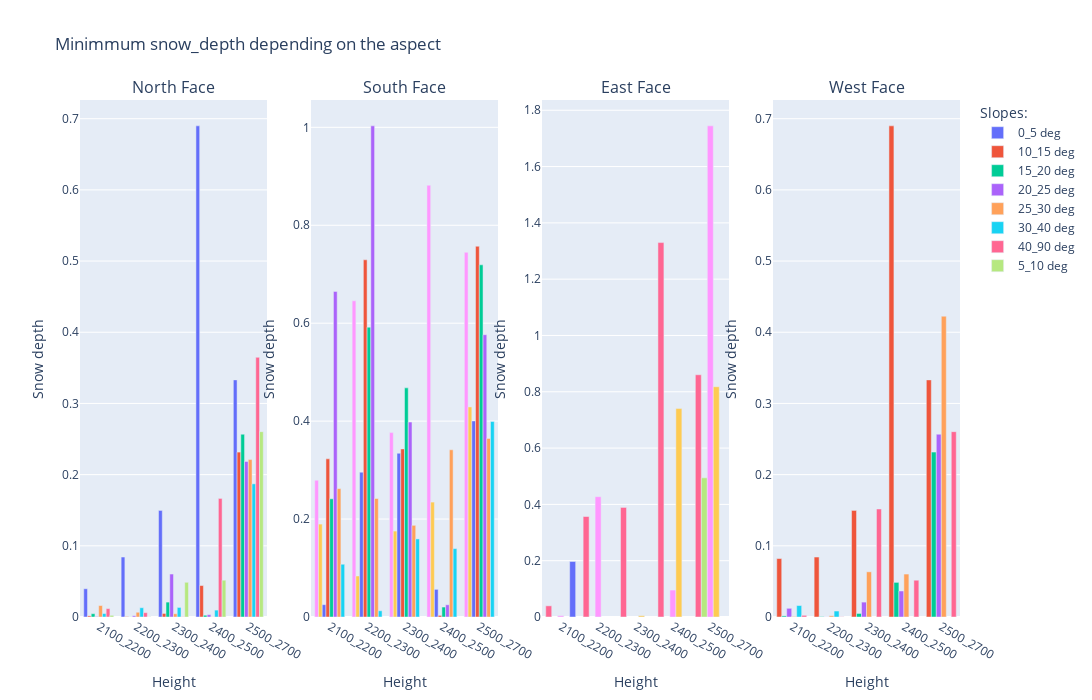

Notebook cell for this chart:
### Code cell
fig = ps.make_subplots(rows=1, cols=4, subplot_titles=['North Face', 'South Face', 'East Face', 'West Face'], specs=[
  [{'type':'bar'}, {'type':'bar'}, {'type':'bar'}, {'type':'bar'}]])

for slope, group in sd_210322_north_groupby.groupby('Slope'):
  fig.add_trace(go.Bar(
    x=group['Height'],
    y=group['Min'],
    legendgroup='Slope',
    name=slope + ' deg'), row=1, col=1)

for slope, group in sd_210322_south_groupby.groupby('Slope'):
  fig.add_trace(go.Bar(
    x=group['Height'],
    y=group['Min'],
    #name=slope + 'deg',
    showlegend=False), row=1, col=2)

for slope, group in sd_210322_east_groupby.groupby('Slope'):
  fig.add_trace(go.Bar(
    x=group['Height'],
    y=group['Min'],
    #name=slope + 'deg',
    showlegend=False), row=1, col=3)

for slope, group in sd_210322_west_groupby.groupby('Slope'):
  fig.add_trace(go.Bar(
    x=group['Height'],
    y=group['Min'],
    #name=slope + 'deg', 
    showlegend=False), row=1, col=4)

fig.update_layout(title= 'Minimmum snow_depth depending on the aspect', legend_title_text='Slopes:', width= 1800, height=700)
fig.update_xaxes(title_text='Height')
fig.update_yaxes(title_text='Snow depth')
fig.update_traces()
fig.show()

### Figure 1 — Plotly figure (JSON) as saved in the notebook; plotly's stock layout.template omitted (floating-point values rounded to 4 significant figures)
{"data": [{"legendgroup": "Slope", "name": "0_5 deg", "type": "bar", "x": ["2100_2200", "2200_2300", "2300_2400", "2400_2500", "2500_2700"], "xaxis": "x", "y": [0.03967, 0.08425, 0.1497, 0.6899, 0.3331], "yaxis": "y"}, {"legendgroup": "Slope", "name": "10_15 deg", "type": "bar", "x": ["2100_2200", "2200_2300", "2300_2400", "2400_2500", "2500_2700"], "xaxis": "x", "y": [0.001553, 0.0005613, 0.004986, 0.04418, 0.2317], "yaxis": "y"}, {"legendgroup": "Slope", "name": "15_20 deg", "type": "bar", "x": ["2100_2200", "2200_2300", "2300_2400", "2400_2500", "2500_2700"], "xaxis": "x", "y": [0.00467, 0.0001745, 0.02093, 0.002507, 0.2568], "yaxis": "y"}, {"legendgroup": "Slope", "name": "20_25 deg", "type": "bar", "x": ["2100_2200", "2200_2300", "2300_2400", "2400_2500", "2500_2700"], "xaxis": "x", "y": [0.000736, 0.001728, 0.06036, 0.003258, 0.2185], "yaxis": "y"}, {"legendgroup": "Slope", "name": "25_30 deg", "type": "bar", "x": ["2100_2200", "2200_2300", "2300_2400", "2400_2500", "2500_2700"], "xaxis": "x", "y": [0.01608, 0.006691, 0.004594, 0.0002775, 0.2212], "yaxis": "y"}, {"legendgroup": "Slope", "name": "30_40 deg", "type": "bar", "x": ["2100_2200", "2200_2300", "2300_2400", "2400_2500", "2500_2700"], "xaxis": "x", "y": [0.004857, 0.01304, 0.01343, 0.009688, 0.1871], "yaxis": "y"}, {"legendgroup": "Slope", "name": "40_90 deg", "type": "bar", "x": ["2100_2200", "2200_2300", "2300_2400", "2400_2500", "2500_2700"], "xaxis": "x", "y": [0.01178, 0.006081, 0.0003911, 0.1666, 0.3648], "yaxis": "y"}, {"legendgroup": "Slope", "name": "5_10 deg", "type": "bar", "x": ["2100_2200", "2200_2300", "2300_2400", "2400_2500", "2500_2700"], "xaxis": "x", "y": [0.002346, 0.0002737, 0.04876, 0.05168, 0.2603], "yaxis": "y"}, {"showlegend": false, "type": "bar", "x": ["2100_2200", "2200_2300", "2300_2400", "2400_2500", "2500_2700"], "xaxis": "x2", "y": [0.2793, 0.6457, 0.3766, 0.8819, 0.7448], "yaxis": "y2"}, {"showlegend": false, "type": "bar", "x": ["2100_2200", "2200_2300", "2300_2400", "2400_2500", "2500_2700"], "xaxis": "x2", "y": [0.1897, 0.08375, 0.1755, 0.2347, 0.429], "yaxis": "y2"}, {"showlegend": false, "type": "bar", "x": ["2100_2200", "2200_2300", "2300_2400", "2400_2500", "2500_2700"], "xaxis": "x2", "y": [0.02518, 0.2958, 0.3344, 0.05647, 0.4004], "yaxis": "y2"}, {"showlegend": false, "type": "bar", "x": ["2100_2200", "2200_2300", "2300_2400", "2400_2500", "2500_2700"], "xaxis": "x2", "y": [0.323, 0.7295, 0.3433, 0.003258, 0.7571], "yaxis": "y2"}, {"showlegend": false, "type": "bar", "x": ["2100_2200", "2200_2300", "2300_2400", "2400_2500", "2500_2700"], "xaxis": "x2", "y": [0.2414, 0.5919, 0.4679, 0.02035, 0.7192], "yaxis": "y2"}, {"showlegend": false, "type": "bar", "x": ["2100_2200", "2200_2300", "2300_2400", "2400_2500", "2500_2700"], "xaxis": "x2", "y": [0.6649, 1.003, 0.3982, 0.02497, 0.5765], "yaxis": "y2"}, {"showlegend": false, "type": "bar", "x": ["2100_2200", "2200_2300", "2300_2400", "2400_2500", "2500_2700"], "xaxis": "x2", "y": [0.2622, 0.242, 0.1872, 0.3415, 0.3648], "yaxis": "y2"}, {"showlegend": false, "type": "bar", "x": ["2100_2200", "2200_2300", "2300_2400", "2400_2500", "2500_2700"], "xaxis": "x2", "y": [0.1078, 0.01275, 0.1595, 0.1397, 0.3992], "yaxis": "y2"}, {"showlegend": false, "type": "bar", "x": ["2100_2200", "2200_2300", "2300_2400", "2400_2500", "2500_2700"], "xaxis": "x3", "y": [0.03967, 0.357, 0.3892, 1.33, 0.8604], "yaxis": "y3"}, {"showlegend": false, "type": "bar", "x": ["2500_2700"], "xaxis": "x3", "y": [0.4943], "yaxis": "y3"}, {"showlegend": false, "type": "bar", "x": ["2100_2200", "2200_2300", "2400_2500", "2500_2700"], "xaxis": "x3", "y": [0.004857, 0.4273, 0.09577, 1.745], "yaxis": "y3"}, {"showlegend": false, "type": "bar", "x": ["2300_2400", "2400_2500", "2500_2700"], "xaxis": "x3", "y": [0.004613, 0.7403, 0.818], "yaxis": "y3"}, {"showlegend": false, "type": "bar", "x": ["2100_2200"], "xaxis": "x3", "y": [0.1972], "yaxis": "y3"}, {"showlegend": false, "type": "bar", "x": ["2100_2200", "2200_2300", "2300_2400", "2400_2500", "2500_2700"], "xaxis": "x4", "y": [0.08209, 0.08425, 0.1497, 0.6899, 0.3331], "yaxis": "y4"}, {"showlegend": false, "type": "bar", "x": ["2100_2200", "2200_2300", "2300_2400", "2400_2500", "2500_2700"], "xaxis": "x4", "y": [0.001553, 0.0005613, 0.004986, 0.04863, 0.2317], "yaxis": "y4"}, {"showlegend": false, "type": "bar", "x": ["2100_2200", "2200_2300", "2300_2400", "2400_2500", "2500_2700"], "xaxis": "x4", "y": [0.01223, 0.0001745, 0.02093, 0.03654, 0.2568], "yaxis": "y4"}, {"showlegend": false, "type": "bar", "x": ["2100_2200", "2200_2300", "2300_2400", "2400_2500", "2500_2700"], "xaxis": "x4", "y": [0.000736, 0.001728, 0.06348, 0.06035, 0.4226], "yaxis": "y4"}, {"showlegend": false, "type": "bar", "x": ["2100_2200", "2200_2300"], "xaxis": "x4", "y": [0.01608, 0.008385], "yaxis": "y4"}, {"showlegend": false, "type": "bar", "x": ["2100_2200", "2200_2300", "2300_2400", "2400_2500", "2500_2700"], "xaxis": "x4", "y": [0.002346, 0.0002737, 0.1517, 0.05168, 0.2603], "yaxis": "y4"}], "layout": {"annotations": [{"font": {"size": 16}, "showarrow": false, "text": "North Face", "x": 0.1062, "xanchor": "center", "xref": "paper", "y": 1, "yanchor": "bottom", "yref": "paper"}, {"font": {"size": 16}, "showarrow": false, "text": "South Face", "x": 0.3688, "xanchor": "center", "xref": "paper", "y": 1, "yanchor": "bottom", "yref": "paper"}, {"font": {"size": 16}, "showarrow": false, "text": "East Face", "x": 0.6313, "xanchor": "center", "xref": "paper", "y": 1, "yanchor": "bottom", "yref": "paper"}, {"font": {"size": 16}, "showarrow": false, "text": "West Face", "x": 0.8938, "xanchor": "center", "xref": "paper", "y": 1, "yanchor": "bottom", "yref": "paper"}], "height": 700, "legend": {"title": {"text": "Slopes:"}}, "title": {"text": "Minimmum snow_depth depending on the aspect"}, "width": 1800, "xaxis": {"anchor": "y", "domain": [0, 0.2125], "title": {"text": "Height"}}, "xaxis2": {"anchor": "y2", "domain": [0.2625, 0.475], "title": {"text": "Height"}}, "xaxis3": {"anchor": "y3", "domain": [0.525, 0.7375], "title": {"text": "Height"}}, "xaxis4": {"anchor": "y4", "domain": [0.7875, 1], "title": {"text": "Height"}}, "yaxis": {"anchor": "x", "domain": [0, 1], "title": {"text": "Snow depth"}}, "yaxis2": {"anchor": "x2", "domain": [0, 1], "title": {"text": "Snow depth"}}, "yaxis3": {"anchor": "x3", "domain": [0, 1], "title": {"text": "Snow depth"}}, "yaxis4": {"anchor": "x4", "domain": [0, 1], "title": {"text": "Snow depth"}}}}
